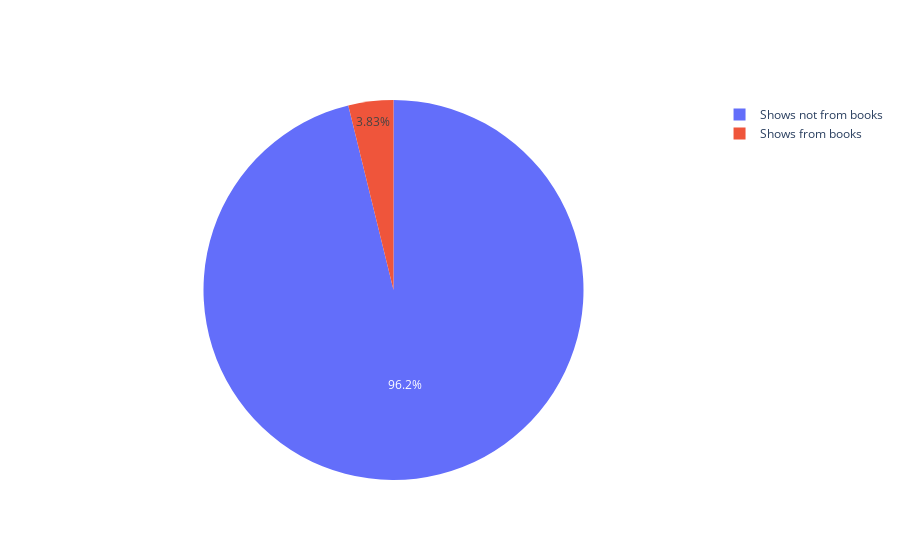

The notebook cell saved with this chart:
### Code cell
import plotly.graph_objects as go
labels = ['Shows from books', 'Shows not from books']
values = [248, 6234]

fig = go.Figure(data=[go.Pie(labels=labels, values=values)])
fig.show()

### Figure 1 — Plotly figure (JSON) as saved in the notebook; plotly's stock layout.template omitted (floating-point values rounded to 4 significant figures)
{"data": [{"labels": ["Shows from books", "Shows not from books"], "type": "pie", "values": [248, 6234]}], "layout": {}}
